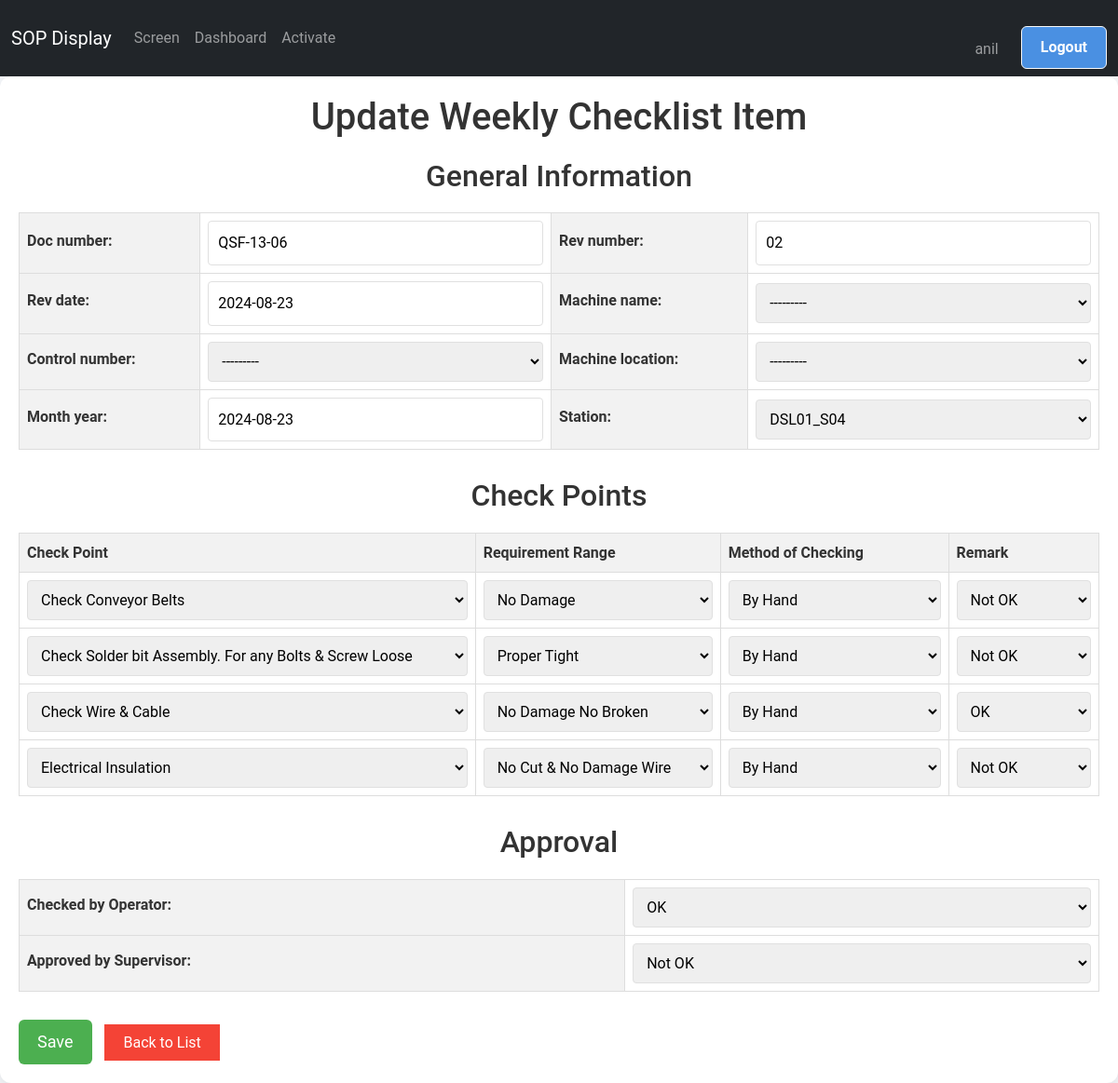
/screen/maintenance/weekly/update/3/ (signed in), run on the app's committed database.
### screen_app/models.py (models this page shows, shortened)
class WeeklyChecklistItem(models.Model):
    TICK_CHOICES = [
        ('✔', 'OK'),
        ('✘', 'Not OK'),
        ('', 'Not Checked')
    ]
    station = models.CharField(max_length=10, choices=STATION_CHOICES, default='DSL01_S01')
    doc_number = models.CharField(max_length=20, default="QSF-13-06",blank=True)
    rev_number = models.CharField(max_length=10, default="02")
    rev_date = models.DateField(default=timezone.now)
    machine_name = models.CharField(max_length=100, choices=MACHINE_NAME_CHOICES)
    control_number = models.CharField(max_length=100,choices=CONTROL_NUMBER_CHOICES)
    machine_location = models.CharField(max_length=100,choices=MACHINE_LOCATION_CHOICES)
    month_year = models.DateField(default=timezone.now,blank=True)
    CHECK_POINT_CHOICES = (
        ('Check Conveyor Belts', 'Check Conveyor Belts'),
        ('Check Solder bit Assembly. For any Bolts & Screw Loose', 'Check Solder bit Assembly. For any Bolts & Screw Loose'),
        ('Check Wire & Cable', 'Check Wire & Cable'),
        ('Electrical Insulation', 'Electrical Insulation'),
    )
    date = models.DateField(default=timezone.now,blank=True)
    check_point_8 = models.CharField(max_length=200, choices=CHECK_POINT_CHOICES, default='Check Conveyor Belts',blank=True)
    check_point_9 = models.CharField(max_length=200, choices=CHECK_POINT_CHOICES, default='Check Solder bit Assembly. For any Bolts & Screw Loose',blank=True)
    check_point_10 = models.CharField(max_length=200, choices=CHECK_POINT_CHOICES, default='Check Wire & Cable',blank=True)
    check_point_11 = models.CharField(max_length=200, choices=CHECK_POINT_CHOICES, default='Electrical Insulation',blank=True)
    REQUIREMENT_RANGE_CHOICES = (
        ('No Damage', 'No Damage'),
        ('Proper Tight', 'Proper Tight'),
        ('No Damage No Broken', 'No Damage No Broken'),
        ('No Cut & No Damage Wire', 'No Cut & No Damage Wire'),
    )
    requirement_range_8 = models.CharField(max_length=200, choices=REQUIREMENT_RANGE_CHOICES,  default='No Damage',blank=True)
    requirement_range_9 = models.CharField(max_length=200, choices=REQUIREMENT_RANGE_CHOICES,  default='Proper Tight',blank=True)
    requirement_range_10 = models.CharField(max_length=200, choices=REQUIREMENT_RANGE_CHOICES, default='No Damage No Broken',blank=True)
    requirement_range_11 = models.CharField(max_length=200, choices=REQUIREMENT_RANGE_CHOICES, default='No Cut & No Damage Wire',blank=True)
    METHOD_OF_CHECKING_CHOICES = (
        ('Clean by Cloths & Brush', 'Clean by Cloths & Brush'),
        ('By Hand', 'By Hand'),
        ('By Eye', 'By Eye'),
        )
    method_of_checking_8 = models.CharField(max_length=200, choices=METHOD_OF_CHECKING_CHOICES, default='By Hand',blank=True)
    method_of_checking_9 = models.CharField(max_length=200, choices=METHOD_OF_CHECKING_CHOICES, default='By Hand',blank=True)
    method_of_checking_10 = models.CharField(max_length=200, choices=METHOD_OF_CHECKING_CHOICES, default='By Hand',blank=True)
    method_of_checking_11 = models.CharField(max_length=200, choices=METHOD_OF_CHECKING_CHOICES, default='By Hand',blank=True)
    Remark_8=models.CharField(max_length=100,choices=TICK_CHOICES)
    Remark_9=models.CharField(max_length=100,choices=TICK_CHOICES)
    Remark_10=models.CharField(max_length=100,choices=TICK_CHOICES)
    Remark_11=models.CharField(max_length=100,choices=TICK_CHOICES)
    checked_by_Operator = models.CharField(max_length=100,choices=TICK_CHOICES,default='✔',blank=True)
    approved_by_Supervisor = models.CharField(max_length=100,choices=TICK_CHOICES,default='✘',blank=True)

### screen_app/views.py (the view)
# urls.py: path('maintenance/weekly/update/<int:pk>/', UpdateWeeklyChecklistItem.as_view(), name='update_weekly'),
@method_decorator(staff_member_required, name='dispatch')
class UpdateWeeklyChecklistItem(UpdateView):
    model = WeeklyChecklistItem
    form_class = WeeklyChecklistItemForm
    template_name = 'Maintenance/weekly/update_weekly.html'
    success_url = reverse_lazy('list_weekly')

### screen_app/forms.py
class WeeklyChecklistItemForm (forms.ModelForm):
    class Meta:
        model = WeeklyChecklistItem
        fields = '__all__'
        widgets = {
            'month': forms.DateInput(attrs={'type': 'date'}),
            'date': forms.DateInput(attrs={'type': 'date'}),
        }

### screen_app/templates/Maintenance/weekly/update_weekly.html (shortened to what this page needs)
{% extends "base.html" %}
{% block content %}
<div class="container">
    <h1>{% if form.instance.pk %}Update{% else %}Add{% endif %} Weekly Checklist Item</h1>
    <form method="post">
        <div class="section">
            <h2>General Information</h2>
            <table class="excel-table">
                <tr>
                    <th>{{ form.doc_number.label_tag }}</th>
                    <td>{{ form.doc_number }}</td>
                    <th>{{ form.rev_number.label_tag }}</th>
                    <td>{{ form.rev_number }}</td>
                </tr>
                <tr>
                    <th>{{ form.rev_date.label_tag }}</th>
                    <td>{{ form.rev_date }}</td>
                    <th>{{ form.machine_name.label_tag }}</th>
                    <td>{{ form.machine_name }}</td>
                </tr>
                <tr>
                    <th>{{ form.control_number.label_tag }}</th>
                    <td>{{ form.control_number }}</td>
                    <th>{{ form.machine_location.label_tag }}</th>
                    <td>{{ form.machine_location }}</td>
                </tr>
                <tr>
                    <th>{{ form.month_year.label_tag }}</th>
                    <td>{{ form.month_year }}</td>
                    <th>{{ form.station.label_tag }}</th>
                    <td>{{ form.station }}</td>
                </tr>
            </table>
        </div>
        <div class="section">
            <h2>Check Points</h2>
            <table class="excel-table">
                <tr>
                    <th>Check Point</th>
                    <th>Requirement Range</th>
                    <th>Method of Checking</th>
                    <th>Remark</th>
                </tr>
                <tr>
                    <td>{{ form.check_point_8 }}</td>
                    <td>{{ form.requirement_range_8 }}</td>
                    <td>{{ form.method_of_checking_8 }}</td>
                    <td>{{ form.Remark_8 }}</td>
                </tr>
                <tr>
                    <td>{{ form.check_point_9 }}</td>
                    <td>{{ form.requirement_range_9 }}</td>
                    <td>{{ form.method_of_checking_9 }}</td>
                    <td>{{ form.Remark_9 }}</td>
                </tr>
                <tr>
                    <td>{{ form.check_point_10 }}</td>
                    <td>{{ form.requirement_range_10 }}</td>
                    <td>{{ form.method_of_checking_10 }}</td>
                    <td>{{ form.Remark_10 }}</td>
                </tr>
                <tr>
                    <td>{{ form.check_point_11 }}</td>
                    <td>{{ form.requirement_range_11 }}</td>
                    <td>{{ form.method_of_checking_11 }}</td>
                    <td>{{ form.Remark_11 }}</td>
                </tr>
            </table>
        </div>
        <div class="section">
            <h2>Approval</h2>
            <table class="excel-table">
                <tr>
                    <th>{{ form.checked_by_Operator.label_tag }}</th>
                    <td>{{ form.checked_by_Operator }}</td>
                </tr>
                {% if form.instance.pk %}
                <tr>
                    <th>{{ form.approved_by_Supervisor.label_tag }}</th>
                    <td>{{ form.approved_by_Supervisor }}</td>
                </tr>
                {% endif %}
            </table>
        </div>
        <button type="submit" class="btn-submit">Save</button>
        <a href="{% url 'list_weekly' %}" class="btn-back">Back to List</a>
    </form>
</div>
{% endblock content %}

### templates/base.html (shortened to what this page needs)
{% load static %}
<!DOCTYPE html>
<html lang="en">
  <head>
    <link rel="stylesheet" href="{% static 'css/bootstrap.css' %}" />
  </head>
  <body>
    <nav class="navbar navbar-expand-lg navbar-dark bg-dark" id="mainNavbar">
      <div class="container-fluid">
        <a class="navbar-brand" href="/">SOP Display</a>
        <div class="collapse navbar-collapse" id="navbarContent">
          <ul class="navbar-nav me-auto mb-2 mb-lg-0">
            <li class="nav-item">
              <a
                class="nav-link {% if request.resolver_match.url_name == 'display_screen_content' %}active{% endif %}"
                href="{% url 'display_screen_content' %}"
                >Screen</a
              >
            </li>
            {% if user.is_authenticated %}
            <li class="nav-item">
              <a
                class="nav-link {% if request.resolver_match.url_name == 'dashboard' %}active{% endif %}"
                href="{% url 'dashboard' %}"
                >Dashboard</a
              >
            </li>
            {% if user.is_staff %}
            <li class="nav-item">
              <a
                class="nav-link {% if request.resolver_match.url_name == 'activate_product' %}active{% endif %}"
                href="{% url 'activate_product' %}"
                >Activate</a
              >
            </li>
            {% endif %} {% endif %}
          </ul>
          <ul class="navbar-nav ">
            {% if user.is_authenticated %}
            <li class="nav-item mt-4">
              <span class=" nav-link  me-3">{{ user.username }}</span>
            </li>
            <li class="nav-item">
              <form method="post" action="{% url 'logout' %}">
                <button class="btn btn-outline-light" type="submit">
                  Logout
                </button>
              </form>
            </li>
            {% endif %}
          </ul>
        </div>
      </div>
    </nav>
    {% block content %} {% endblock content %}
  </body>
</html>

### templates/base.html (style rules this page uses)
html, body { height: 100%; margin: 0; padding: 0; overflow-x: hidden; }
body { padding-top: 0px; }
.navbar { transition: transform 0.3s ease; }
body { scrollbar-width: none; -ms-overflow-style: none; }
:root { --primary-color: #4a90e2; --secondary-color: #f5f7fa; --text-color: #333; --border-color: #e0e0e0; }
body { font-family: "Roboto", Arial, sans-serif; background-color: var(--secondary-color); color: var(--text-color); line-height: 1.6; margin: 0; padding: 0; }
.container { max-width: 1200px; margin: 40px auto; padding: 30px; background-color: #ffffff; border-radius: 12px; box-shadow: 0 5px 15px rgba(0, 0, 0, 0.1); }
h1 { color: var(--primary-color); font-size: 2.5em; text-align: center; margin-bottom: 30px; }
.btn { display: inline-block; background-color: var(--primary-color); color: white; padding: 10px 20px; text-decoration: none; border-radius: 6px; font-weight: bold; transition: background-color 0.3s ease; }
form { margin-top: 20px; }
form label { display: block; margin-bottom: 5px; font-weight: bold; }
form input[type="text"], form input[type="date"], form input[type="time"], form select { width: 100%; padding: 10px; border: 1px solid var(--border-color); border-radius: 4px; font-size: 16px; }
form button { background-color: var(--primary-color); color: white; border: none; padding: 12px 24px; font-size: 18px; border-radius: 6px; cursor: pointer; transition: background-color 0.3s ease; }

### screen_app/templates/Maintenance/weekly/update_weekly.html (style rules this page uses)
.container { max-width: 1200px; margin: 0 auto; padding: 20px; }
h1, h2 { color: #333; text-align: center; margin-bottom: 20px; }
.excel-table { width: 100%; border-collapse: collapse; margin-bottom: 20px; }
.excel-table th, .excel-table td { border: 1px solid #ddd; padding: 8px; text-align: left; }
.excel-table th { background-color: #f2f2f2; font-weight: bold; }
.section { margin-bottom: 30px; }
.btn-submit { background-color: #4CAF50; color: white; padding: 10px 20px; border: none; cursor: pointer; }
.btn-back { background-color: #f44336; color: white; padding: 10px 20px; text-decoration: none; margin-left: 10px; }

### data on the page
WeeklyChecklistItem: doc_number "QSF-13-06", rev_number "02", rev_date "2024-08-23", machine_name "---------", control_number "---------", machine_location "---------", month_year "2024-08-23", station "DSL01_S04", check_point_8 "Check Conveyor Belts", requirement_range_8 "No Damage", method_of_checking_8 "By Hand", Remark_8 "Not OK", check_point_9 "Check Solder bit Assembly. For any Bolts & Screw Loose", requirement_range_9 "Proper Tight", method_of_checking_9 "By Hand", Remark_9 "Not OK", check_point_10 "Check Wire & Cable", requirement_range_10 "No Damage No Broken", method_of_checking_10 "By Hand", Remark_10 "OK", check_point_11 "Electrical Insulation", requirement_range_11 "No Cut & No Damage Wire", method_of_checking_11 "By Hand", Remark_11 "Not OK", checked_by_Operator "OK", approved_by_Supervisor "Not OK"

### other printed values
{{ user.username }} "anil"
